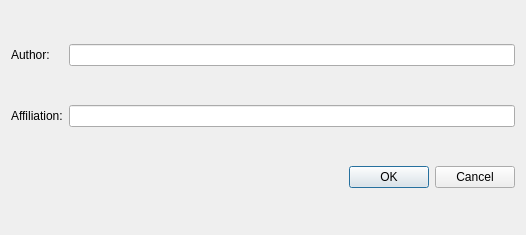
<?xml version="1.0" encoding="UTF-8"?>
<ui version="4.0">
 <class>addAuthor</class>
 <widget class="QDialog" name="addAuthor">
  <property name="geometry">
   <rect>
    <x>0</x>
    <y>0</y>
    <width>526</width>
    <height>235</height>
   </rect>
  </property>
  <property name="windowTitle">
   <string>Dialog</string>
  </property>
  <layout class="QGridLayout" name="gridLayout">
   <item row="2" column="1">
    <widget class="QDialogButtonBox" name="buttonBox">
     <property name="orientation">
      <enum>Qt::Horizontal</enum>
     </property>
     <property name="standardButtons">
      <set>QDialogButtonBox::Cancel|QDialogButtonBox::Ok</set>
     </property>
    </widget>
   </item>
   <item row="0" column="0">
    <widget class="QLabel" name="label">
     <property name="text">
      <string>Author:</string>
     </property>
    </widget>
   </item>
   <item row="0" column="1">
    <widget class="QLineEdit" name="lineEdit"/>
   </item>
   <item row="1" column="1">
    <widget class="QLineEdit" name="lineEdit_2"/>
   </item>
   <item row="1" column="0">
    <widget class="QLabel" name="label_2">
     <property name="text">
      <string>Affiliation:</string>
     </property>
    </widget>
   </item>
  </layout>
 </widget>
 <resources/>
 <connections>
  <connection>
   <sender>buttonBox</sender>
   <signal>accepted()</signal>
   <receiver>addAuthor</receiver>
   <slot>accept()</slot>
   <hints>
    <hint type="sourcelabel">
     <x>248</x>
     <y>254</y>
    </hint>
    <hint type="destinationlabel">
     <x>157</x>
     <y>274</y>
    </hint>
   </hints>
  </connection>
  <connection>
   <sender>buttonBox</sender>
   <signal>rejected()</signal>
   <receiver>addAuthor</receiver>
   <slot>reject()</slot>
   <hints>
    <hint type="sourcelabel">
     <x>316</x>
     <y>260</y>
    </hint>
    <hint type="destinationlabel">
     <x>286</x>
     <y>274</y>
    </hint>
   </hints>
  </connection>
 </connections>
</ui>
